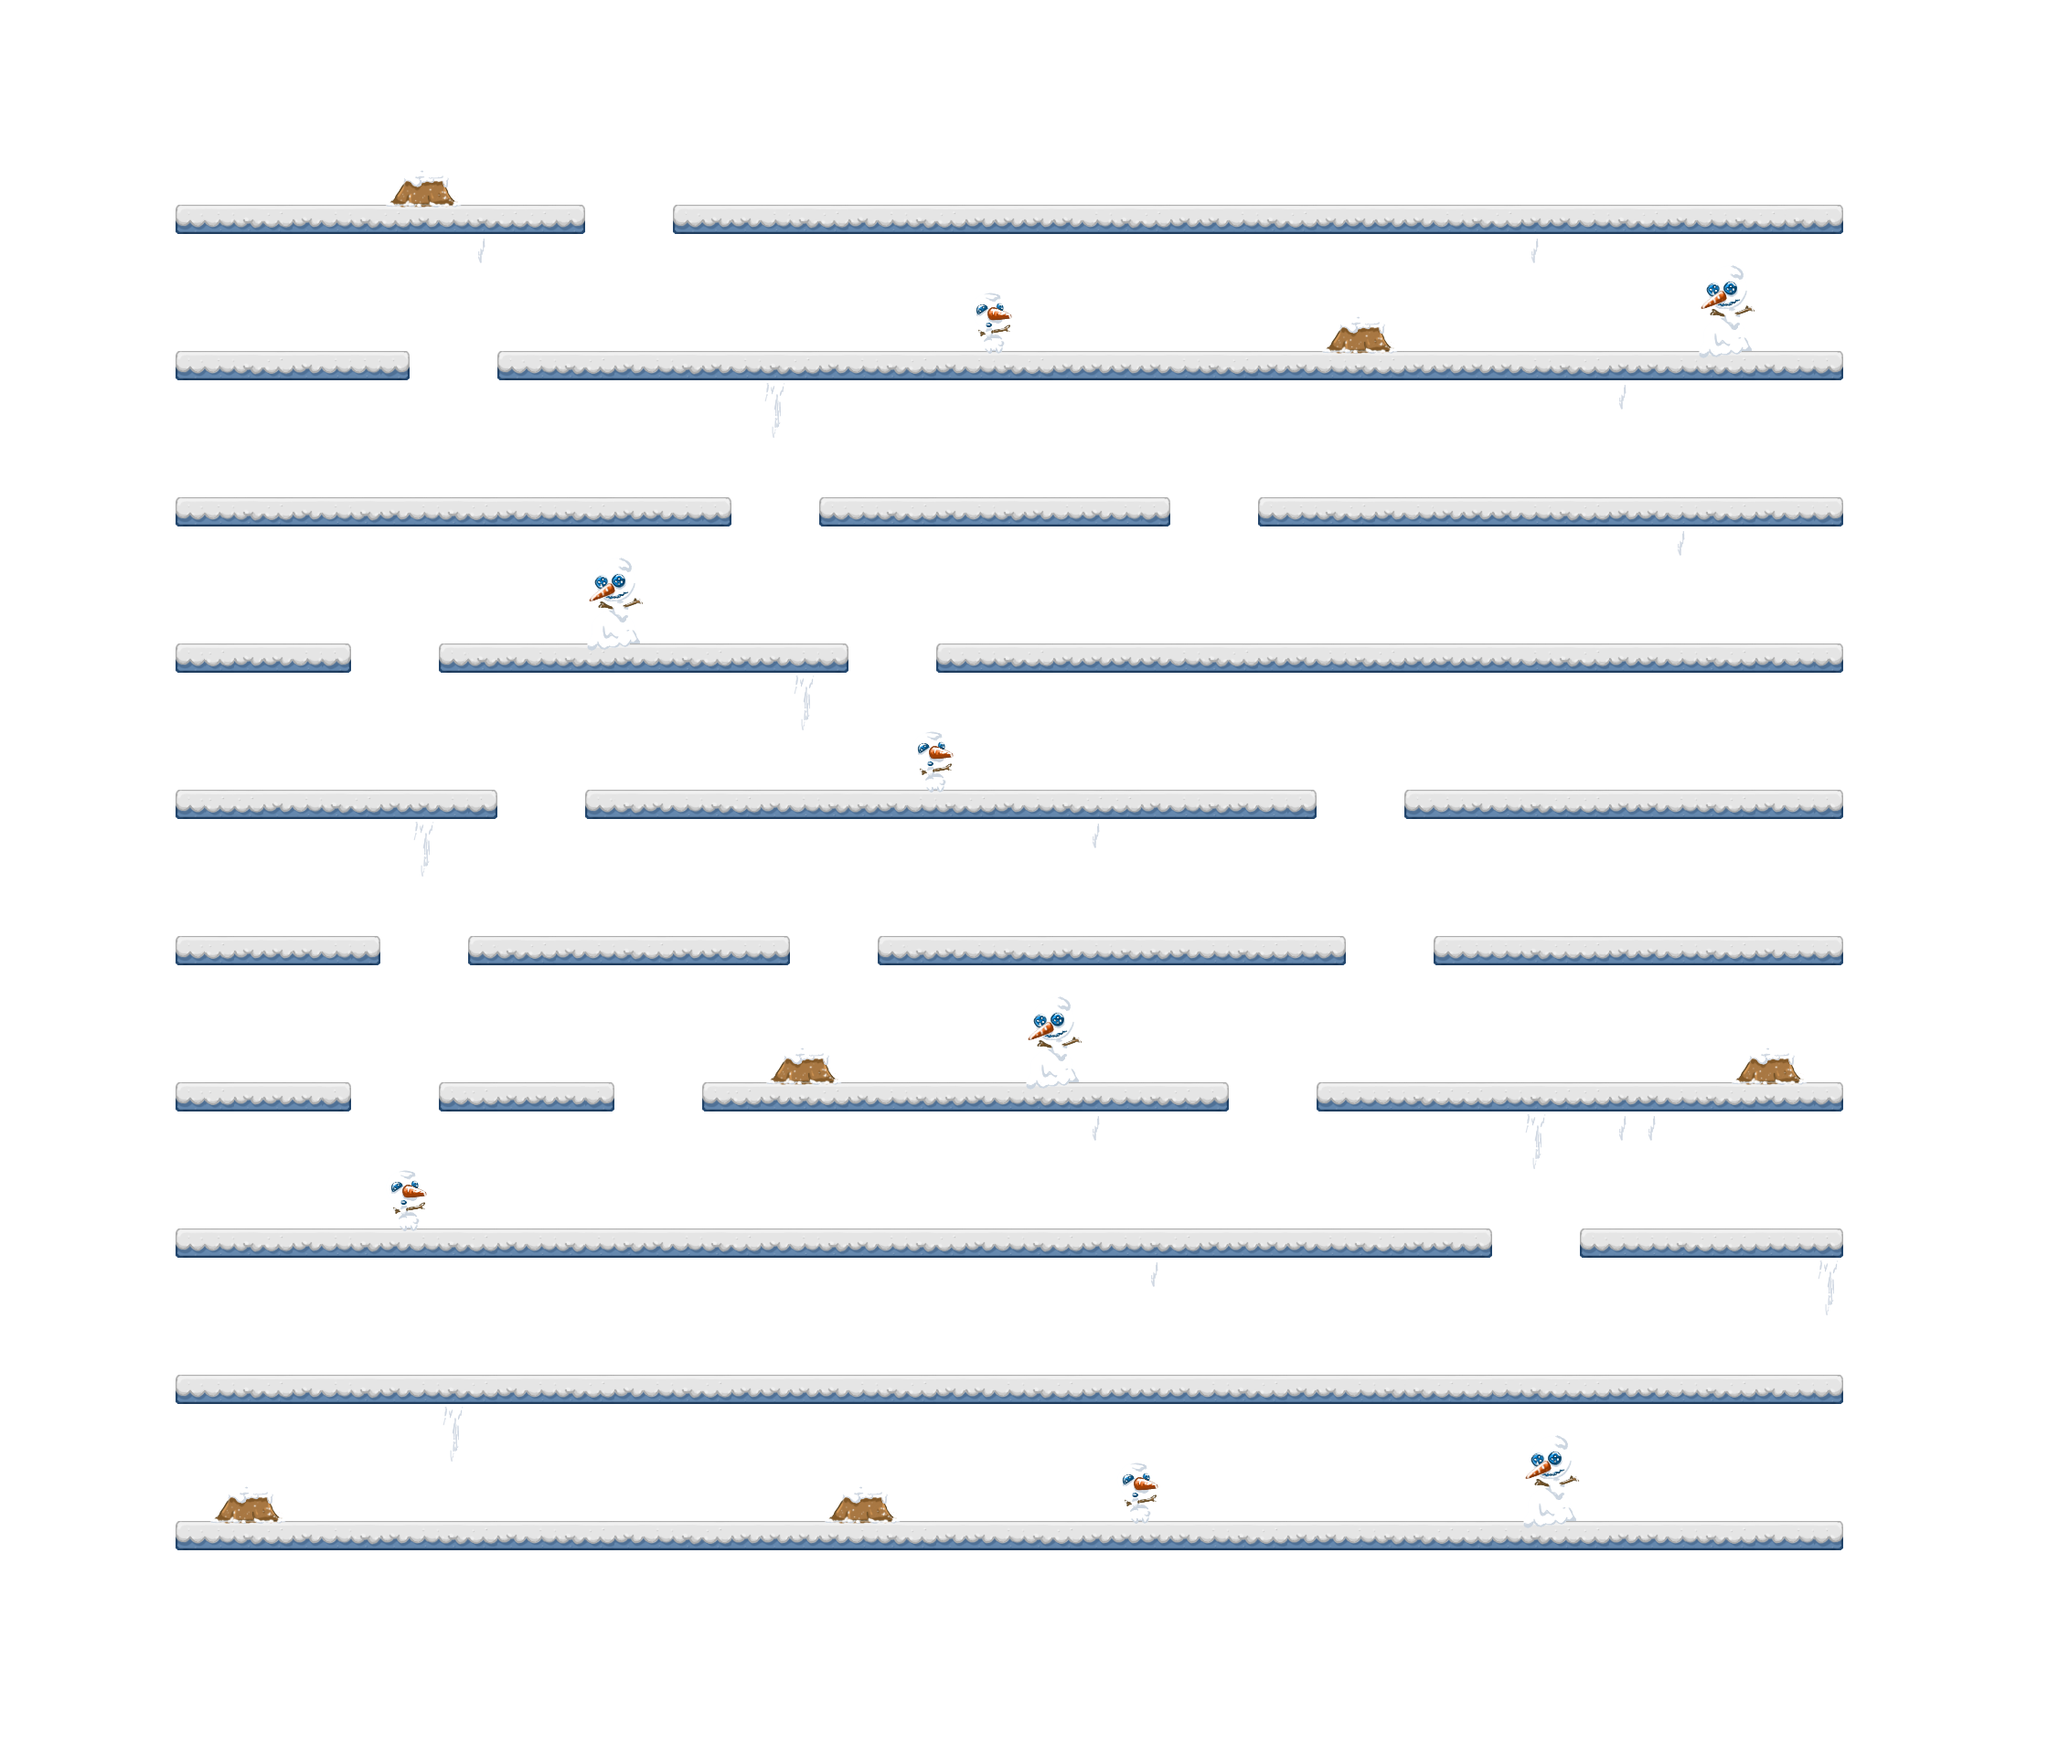

This is a level from a 2D game, rendered from its Tiled map with the project's own tilesets. A one-line summary and the map file follow, with tile-layer data summarised:
An orthogonal 70x60 tile map with 32x32 px tiles, 3 tile layers (background, ground, frontground), 2 tilesets and 10 objects (3x true, 3x flairy, 2x goal, 2x 2).

<map version="1.10" tiledversion="1.10.0" orientation="orthogonal" renderorder="right-down" width="70" height="60" tilewidth="32" tileheight="32" infinite="0" backgroundcolor="#ffffff" nextlayerid="5" nextobjectid="11">
 <properties>
  <property name="FLY" value="1" />
  <property name="JUMP" value="2" />
  <property name="TURN" value="10" />
 </properties>
 <tileset firstgid="1" name="tiles" tilewidth="32" tileheight="32" tilecount="100" columns="10">
  <image source="tiles.png" width="320" height="320" />
  <tile id="0">
   <properties>
    <property name="type" value="TOPL" />
   </properties>
  </tile>
  <tile id="1">
   <properties>
    <property name="type" value="TOP" />
   </properties>
  </tile>
  <tile id="2">
   <properties>
    <property name="type" value="TOP" />
   </properties>
  </tile>
  <tile id="3">
   <properties>
    <property name="type" value="TOP" />
   </properties>
  </tile>
  <tile id="4">
   <properties>
    <property name="type" value="TOP" />
   </properties>
  </tile>
  <tile id="5">
   <properties>
    <property name="type" value="TOPR" />
   </properties>
  </tile>
  <tile id="6">
   <properties>
    <property name="type" value="TOP" />
   </properties>
  </tile>
  <tile id="7">
   <properties>
    <property name="type" value="TOP" />
   </properties>
  </tile>
  <tile id="8">
   <properties>
    <property name="type" value="TOP" />
   </properties>
  </tile>
  <tile id="9">
   <properties>
    <property name="type" value="TOP" />
   </properties>
  </tile>
  <tile id="10">
   <properties>
    <property name="type" value="LEFT" />
   </properties>
  </tile>
  <tile id="15">
   <properties>
    <property name="type" value="RIGHT" />
   </properties>
  </tile>
  <tile id="20">
   <properties>
    <property name="type" value="DGL1" />
   </properties>
  </tile>
  <tile id="21">
   <properties>
    <property name="type" value="NB" />
   </properties>
  </tile>
  <tile id="22">
   <properties>
    <property name="type" value="NB" />
   </properties>
  </tile>
  <tile id="23">
   <properties>
    <property name="type" value="DGR1" />
   </properties>
  </tile>
  <tile id="31">
   <properties>
    <property name="type" value="DGL1" />
   </properties>
  </tile>
  <tile id="32">
   <properties>
    <property name="type" value="DGR1" />
   </properties>
  </tile>
  <tile id="35">
   <properties>
    <property name="type" value="DGR1" />
   </properties>
  </tile>
  <tile id="36">
   <properties>
    <property name="type" value="NB" />
   </properties>
  </tile>
  <tile id="38">
   <properties>
    <property name="type" value="NB" />
   </properties>
  </tile>
  <tile id="39">
   <properties>
    <property name="type" value="NB" />
   </properties>
  </tile>
  <tile id="40">
   <properties>
    <property name="type" value="BDGL1" />
   </properties>
  </tile>
  <tile id="41">
   <properties>
    <property name="type" value="NB" />
   </properties>
  </tile>
  <tile id="42">
   <properties>
    <property name="type" value="NB" />
   </properties>
  </tile>
  <tile id="43">
   <properties>
    <property name="type" value="BDGR1" />
   </properties>
  </tile>
  <tile id="44">
   <properties>
    <property name="type" value="DGR1" />
   </properties>
  </tile>
  <tile id="46">
   <properties>
    <property name="type" value="DGR1" />
   </properties>
  </tile>
  <tile id="47">
   <properties>
    <property name="type" value="DGL1" />
   </properties>
  </tile>
  <tile id="48">
   <properties>
    <property name="type" value="TOPRL" />
   </properties>
  </tile>
  <tile id="49">
   <properties>
    <property name="type" value="TOPRL" />
   </properties>
  </tile>
  <tile id="50">
   <properties>
    <property name="type" value="LEFT" />
   </properties>
  </tile>
  <tile id="51">
   <properties>
    <property name="type" value="DGL1" />
   </properties>
  </tile>
  <tile id="52">
   <properties>
    <property name="type" value="DGR1" />
   </properties>
  </tile>
  <tile id="53">
   <properties>
    <property name="type" value="RIGHT" />
   </properties>
  </tile>
  <tile id="54">
   <properties>
    <property name="type" value="DGL1" />
   </properties>
  </tile>
  <tile id="55">
   <properties>
    <property name="type" value="BDGR1" />
   </properties>
  </tile>
  <tile id="58">
   <properties>
    <property name="type" value="RL" />
   </properties>
  </tile>
  <tile id="61">
   <properties>
    <property name="type" value="RIGHT" />
   </properties>
  </tile>
  <tile id="62">
   <properties>
    <property name="type" value="LEFT" />
   </properties>
  </tile>
  <tile id="63">
   <properties>
    <property name="type" value="BDGL1" />
   </properties>
  </tile>
  <tile id="65">
   <properties>
    <property name="type" value="DGL1" />
   </properties>
  </tile>
  <tile id="68">
   <properties>
    <property name="type" value="RL" />
   </properties>
  </tile>
  <tile id="70">
   <properties>
    <property name="type" value="LEFT" />
   </properties>
  </tile>
  <tile id="75">
   <properties>
    <property name="type" value="RIGHT" />
   </properties>
  </tile>
  <tile id="80">
   <properties>
    <property name="type" value="TOP" />
   </properties>
  </tile>
  <tile id="81">
   <properties>
    <property name="type" value="TOP" />
   </properties>
  </tile>
  <tile id="82">
   <properties>
    <property name="type" value="TOP" />
   </properties>
  </tile>
  <tile id="83">
   <properties>
    <property name="type" value="TOP" />
   </properties>
  </tile>
  <tile id="84">
   <properties>
    <property name="type" value="TOP" />
   </properties>
  </tile>
  <tile id="85">
   <properties>
    <property name="type" value="TOP" />
   </properties>
  </tile>
  <tile id="87">
   <properties>
    <property name="type" value="TOP" />
   </properties>
  </tile>
  <tile id="88">
   <properties>
    <property name="type" value="TOP" />
   </properties>
  </tile>
  <tile id="96">
   <properties>
    <property name="type" value="LEFT" />
   </properties>
  </tile>
  <tile id="99">
   <properties>
    <property name="type" value="RIGHT" />
   </properties>
  </tile>
 </tileset>
 <tileset firstgid="101" name="props" tilewidth="32" tileheight="32" tilecount="100" columns="10">
  <image source="props.png" width="320" height="320" />
 </tileset>
 <layer id="1" name="background" width="70" height="60">
  <data>[4200 cells, 0 non-empty, 0 distinct tile ids]</data>
 </layer>
 <layer id="2" name="ground" width="70" height="60">
  <data>[4200 cells, 525 non-empty, 6 distinct tile ids]</data>
 </layer>
 <layer id="3" name="frontground" width="70" height="60">
  <data>[4200 cells, 146 non-empty, 28 distinct tile ids]</data>
 </layer>
 <objectgroup id="4" name="avatars">
  <object id="1" name="earm" type="true" gid="25" x="1519" y="206" width="32" height="32" />
  <object id="2" name="soldier" type="true" gid="35" x="930" y="182" width="32" height="32" />
  <object id="3" name="goal" gid="26" x="1060" y="1328" width="32" height="32" />
  <object id="4" name="flairy" gid="37" x="1460" y="688" width="32" height="32" />
  <object id="5" name="flairy" gid="37" x="702" y="1004" width="32" height="32" />
  <object id="6" name="soldier" type="true" gid="35" x="576" y="1318" width="32" height="32" />
  <object id="7" name="flairy" gid="37" x="332" y="1648" width="32" height="32" />
  <object id="8" name="canon_snow" type="2" x="603" y="1620" width="61" height="32" />
  <object id="9" name="goal" gid="26" x="1862" y="1012" width="32" height="32" />
  <object id="10" name="canon_snow" type="2" x="1616" y="1138" width="61" height="32" />
 </objectgroup>
</map>
